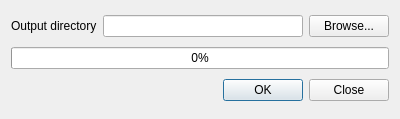
<?xml version="1.0" encoding="UTF-8"?>
<ui version="4.0">
 <class>QConsolidateDialog</class>
 <widget class="QDialog" name="QConsolidateDialog">
  <property name="geometry">
   <rect>
    <x>0</x>
    <y>0</y>
    <width>400</width>
    <height>119</height>
   </rect>
  </property>
  <property name="windowTitle">
   <string>QConsolidate</string>
  </property>
  <layout class="QGridLayout" name="gridLayout">
   <item row="0" column="0">
    <widget class="QLabel" name="label">
     <property name="text">
      <string>Output directory</string>
     </property>
    </widget>
   </item>
   <item row="0" column="1">
    <layout class="QHBoxLayout" name="horizontalLayout">
     <item>
      <widget class="QLineEdit" name="leOutputDir"/>
     </item>
     <item>
      <widget class="QPushButton" name="btnBrowse">
       <property name="text">
        <string>Browse...</string>
       </property>
      </widget>
     </item>
    </layout>
   </item>
   <item row="1" column="0" colspan="2">
    <widget class="QProgressBar" name="progressBar">
     <property name="value">
      <number>0</number>
     </property>
    </widget>
   </item>
   <item row="2" column="1">
    <widget class="QDialogButtonBox" name="buttonBox">
     <property name="orientation">
      <enum>Qt::Horizontal</enum>
     </property>
     <property name="standardButtons">
      <set>QDialogButtonBox::Close|QDialogButtonBox::Ok</set>
     </property>
    </widget>
   </item>
  </layout>
 </widget>
 <resources/>
 <connections>
  <connection>
   <sender>buttonBox</sender>
   <signal>accepted()</signal>
   <receiver>QConsolidateDialog</receiver>
   <slot>accept()</slot>
   <hints>
    <hint type="sourcelabel">
     <x>248</x>
     <y>254</y>
    </hint>
    <hint type="destinationlabel">
     <x>157</x>
     <y>274</y>
    </hint>
   </hints>
  </connection>
  <connection>
   <sender>buttonBox</sender>
   <signal>rejected()</signal>
   <receiver>QConsolidateDialog</receiver>
   <slot>reject()</slot>
   <hints>
    <hint type="sourcelabel">
     <x>316</x>
     <y>260</y>
    </hint>
    <hint type="destinationlabel">
     <x>286</x>
     <y>274</y>
    </hint>
   </hints>
  </connection>
 </connections>
</ui>
